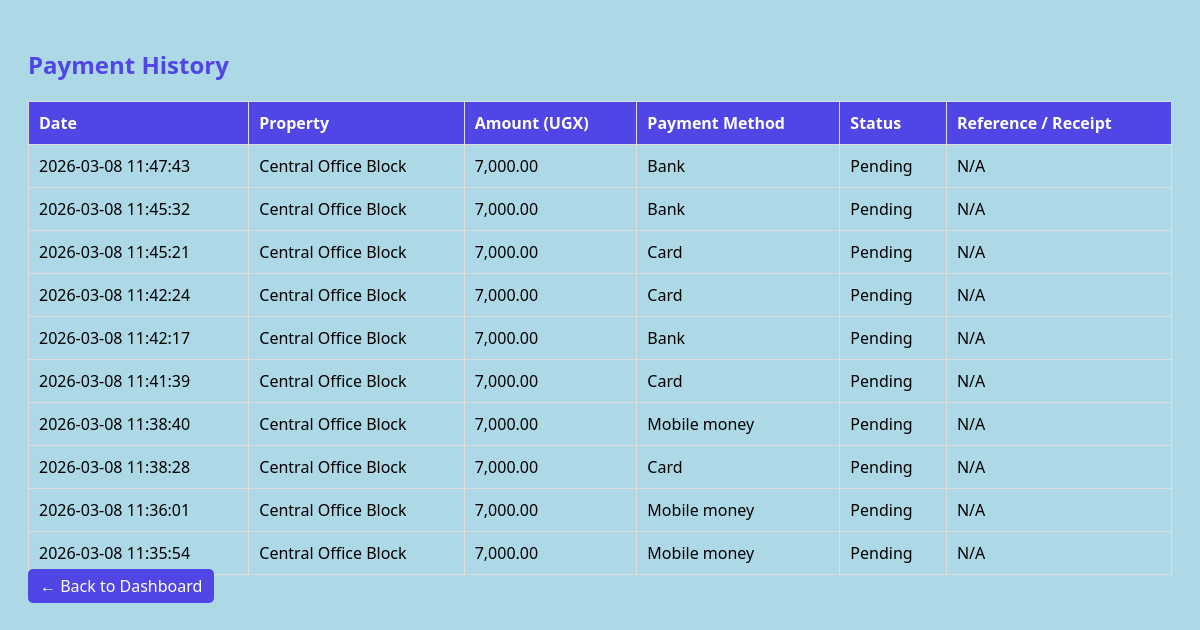
Page /payment_history.php (signed in) on the committed database.
### tables this page shows
CREATE TABLE IF NOT EXISTS `payments` (
  `id` int NOT NULL AUTO_INCREMENT,
  `tenant_id` int NOT NULL,
  `property_id` int NOT NULL,
  `amount` decimal(12,2) NOT NULL,
  `payment_method` enum('mobile_money','card','bank') DEFAULT NULL,
  `transaction_ref` varchar(100) DEFAULT NULL,
  `payment_response` text,
  `status` enum('pending','paid','failed') DEFAULT 'pending',
  `date` datetime NOT NULL DEFAULT CURRENT_TIMESTAMP,
  `updated_at` datetime DEFAULT NULL ON UPDATE CURRENT_TIMESTAMP,
  `created_at` timestamp NOT NULL DEFAULT CURRENT_TIMESTAMP,
  `due_date` date DEFAULT NULL,
  PRIMARY KEY (`id`),
  KEY `fk_payments_tenant` (`tenant_id`),
  KEY `fk_payments_property` (`property_id`)
);

CREATE TABLE IF NOT EXISTS `properties` (
  `id` int NOT NULL AUTO_INCREMENT,
  `owner_id` int DEFAULT NULL,
  `property_name` varchar(255) NOT NULL,
  `property_type` varchar(100) DEFAULT NULL,
  `address` text,
  `units` int DEFAULT '0',
  `rent_amount` decimal(10,2) DEFAULT '0.00',
  `created_at` timestamp NULL DEFAULT CURRENT_TIMESTAMP,
  `purpose` enum('Rent','Buy','Lease') DEFAULT 'Rent',
  `bedrooms` int DEFAULT NULL,
  `size_sqft` int DEFAULT NULL,
  `amenities` text,
  `latitude` decimal(10,7) DEFAULT NULL,
  `longitude` decimal(10,7) DEFAULT NULL,
  `broker_id` int DEFAULT NULL,
  `status` enum('available','occupied','archived','pending') DEFAULT 'pending',
  `description` text,
  `commission_rate` decimal(5,2) DEFAULT '0.00',
  `commission_percentage` decimal(5,2) DEFAULT '0.00' COMMENT 'Commission rate for broker in %',
  `image_path` varchar(255) DEFAULT NULL,
  `transaction_type` enum('rent','buy','lease') NOT NULL DEFAULT 'rent',
  PRIMARY KEY (`id`)
);

### payment_history.php (the view, shortened to what this page needs)
<?php
include "db_connect.php";
$tenant_id = $_SESSION['user_id'];
$result = mysqli_query($conn, "
    SELECT p.*, pr.property_name
    FROM payments p
    LEFT JOIN properties pr ON p.property_id = pr.id
    WHERE p.tenant_id = '$tenant_id'
    ORDER BY p.date DESC
");
$payments = mysqli_fetch_all($result, MYSQLI_ASSOC);
?>
<!DOCTYPE html>
<html lang="en">
<head>
</head>
<body>
<h2>Payment History</h2>
<?php if(count($payments) > 0): ?>
<table>
<tr>
    <th>Date</th>
    <th>Property</th>
    <th>Amount (UGX)</th>
    <th>Payment Method</th>
    <th>Status</th>
    <th>Reference / Receipt</th>
</tr>
<?php foreach($payments as $p): ?>
<tr>
    <td><?= htmlspecialchars($p['date']) ?></td>
    <td><?= htmlspecialchars($p['property_name'] ?? 'N/A') ?></td>
    <td><?= number_format($p['amount'],2) ?></td>
    <td><?= ucfirst(str_replace('_',' ',$p['payment_method'])) ?></td>
    <td><?= ucfirst($p['status']) ?></td>
    <td>
        <?php if($p['status']=='paid'): ?>
            <a href="download_payment.php?id=<?= $p['id'] ?>" class="action-btn">Download Receipt</a>
        <?php else: ?>
            N/A
        <?php endif; ?>
    </td>
</tr>
<?php endforeach; ?>
</table>
<?php else: ?>
<p>No payments found.</p>
<?php endif; ?>
<a href="tenant.php" class="action-btn">← Back to Dashboard</a>
</body>
</html>

### payment_history.php (style rules this page uses)
body { font-family:'Segoe UI', Tahoma, Geneva, Verdana, sans-serif; padding:20px; background:lightblue; }
h2 { color:#4f46e5; margin-bottom:20px; }
table { width:100%; border-collapse: collapse; }
th, td { padding:10px; border:1px solid #ddd; text-align:left; }
th { background:#4f46e5; color:#fff; }
.action-btn { padding:6px 12px; background:#4f46e5; color:#fff; border:none; border-radius:5px; text-decoration:none; }

### rows in the picture
payments: date "2026-03-08 11:47:43", property.property_name "Central Office Block", amount "7,000.00", payment_method "Bank", status "Pending", shows "N/A"
payments: date "2026-03-08 11:45:32", property.property_name "Central Office Block", amount "7,000.00", payment_method "Bank", status "Pending", shows "N/A"
payments: date "2026-03-08 11:45:21", property.property_name "Central Office Block", amount "7,000.00", payment_method "Card", status "Pending", shows "N/A"
payments: date "2026-03-08 11:42:24", property.property_name "Central Office Block", amount "7,000.00", payment_method "Card", status "Pending", shows "N/A"
payments: date "2026-03-08 11:42:17", property.property_name "Central Office Block", amount "7,000.00", payment_method "Bank", status "Pending", shows "N/A"
payments: date "2026-03-08 11:41:39", property.property_name "Central Office Block", amount "7,000.00", payment_method "Card", status "Pending", shows "N/A"
payments: date "2026-03-08 11:38:40", property.property_name "Central Office Block", amount "7,000.00", payment_method "Mobile money", status "Pending", shows "N/A"
payments: date "2026-03-08 11:38:28", property.property_name "Central Office Block", amount "7,000.00", payment_method "Card", status "Pending", shows "N/A"
payments: date "2026-03-08 11:36:01", property.property_name "Central Office Block", amount "7,000.00", payment_method "Mobile money", status "Pending", shows "N/A"
payments: date "2026-03-08 11:35:54", property.property_name "Central Office Block", amount "7,000.00", payment_method "Mobile money", status "Pending", shows "N/A"
